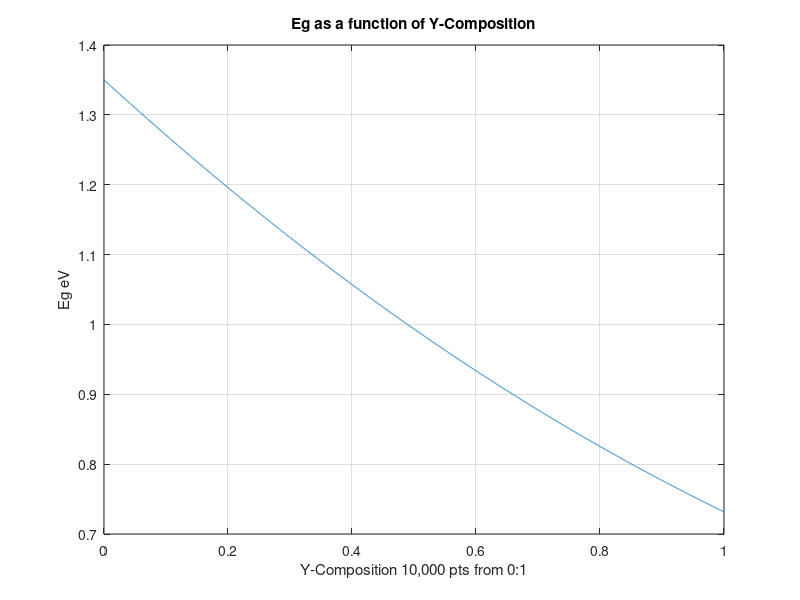

Recreate this plot in MATLAB. (Note: this script raises an error after producing the figure.)
%% Photonics-Final Project-Majed Alharbi
% Exploration of the Frequency Response of a UTC Photodetector

%% Section One: Solving for the Y Composition by Plotting
clear all
clc
%Eg1_1Q = 1.128  - Energy bandgap for a Photon @ lambda=1.1 micron in (eV)
%Eg1_4Q = 0.886  - Energy bandgap for a Photon @ lambda=1.4 micron in (eV)
%NOTE: The above two energy bandgaps calculated using Eg=h*c/lambda
%       Where:      h       - Planck's Constant = 4.1357*10^(-15) in (eV*s)
%                   c       - speed of light = 3.0*10^8 (m/s)
%                   lambda  - the wavelength of the light in (m)

y = linspace(1/10000,1,10000);
x = ((0.1896.*y)./(0.4176-0.0125.*y));
Eg = 1.35+x.*(0.642+0.758.*x)+y.*(0.101.*y-1.101)-(0.28.*x-0.109.*y+0.159).*x.*y;
plot(y,Eg)
ylabel('Eg eV')
xlabel('Y-Composition 10,000 pts from 0:1')
title('Eg as a function of Y-Composition')
grid on

%% Section 2: Determining X-Compositions from Y-Compositions
% hard coded after determining y-composition from plot see image of plot in report. 
y1_1Q = 0.295;
y1_4Q = 0.6846;

x1_1Q = ((0.1896*y1_1Q)/(0.4176-0.0125*y1_1Q));
x1_4Q = ((0.1896*y1_4Q)/(0.4176-0.0125*y1_4Q));

table(x1_1Q,y1_1Q,x1_4Q,y1_4Q)
